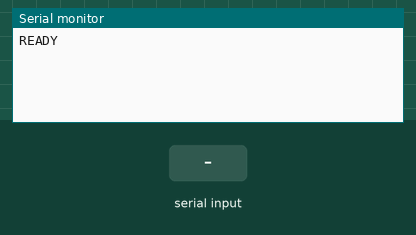
Simulated run of this sketch. Board: Arduino Uno, built with avr-gcc and run on an emulated ATmega328P. Shown: the last lines printed to the serial monitor. The inputs (shaded band) are chosen by the test bench.

Above: at 1.2 s.
1.3 s: "90,45\n" received over Serial
At 2.4 s:
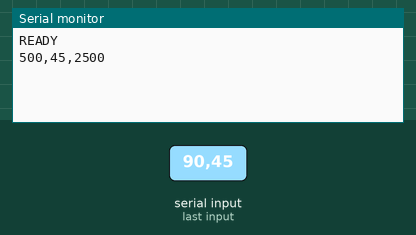
2.8 s: "30,150\n" received over Serial
At 3.6 s:
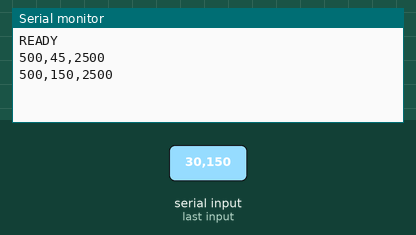

The sketch:

code.ino
```cpp
// Lee "idx,valor\n" y publica "ECG valor" para el Serial Plotter
const uint32_t BAUD = 115200;
String line;

void setup() {
  Serial.begin(BAUD);
  while (!Serial) { ; }
  Serial.println(F("READY"));
}

void loop() {
  while (Serial.available()) {
    char c = Serial.read();
    delay(1);
    if (c == '\n') {
      int comma = line.indexOf(',');
      if (comma > 0) {
        // idx no es estrictamente necesario si solo ploteas
        //long /*idx*/ _ = line.substring(0, comma).toInt();
        long val = line.substring(comma + 1).toInt();

        // Para el Serial Plotter: "ECG <valor>"
        Serial.print("500,");
        Serial.print(val);
        Serial.print(",2500\n");
      }
      line = "";
    } else {
      if (line.length() < 128) line += c; else line = ""; // control simple de overflow
    }
  }
}
```

Measured:
- after the input at 1.3 s, the serial monitor: prints a new line at once (image 1)
- after the input at 2.8 s, the serial monitor: prints a new line at once (image 2)
